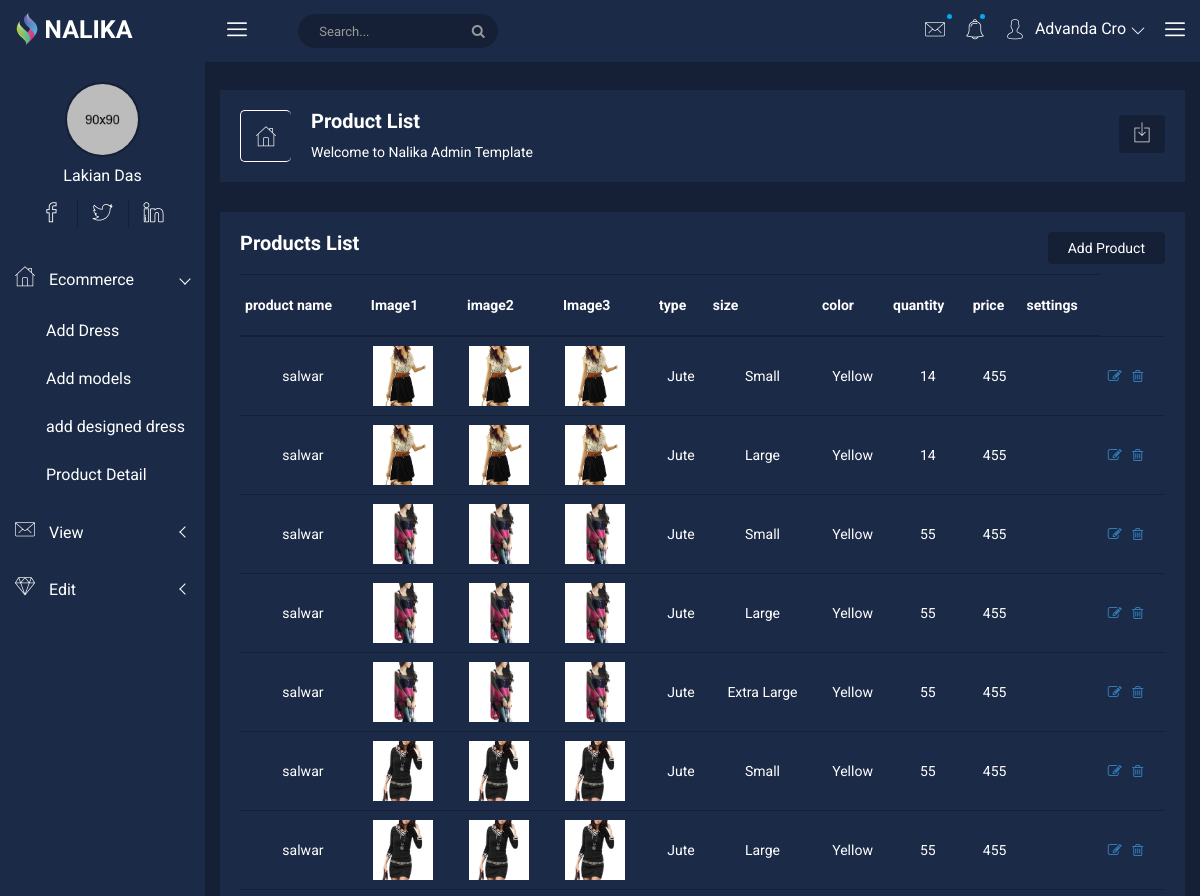
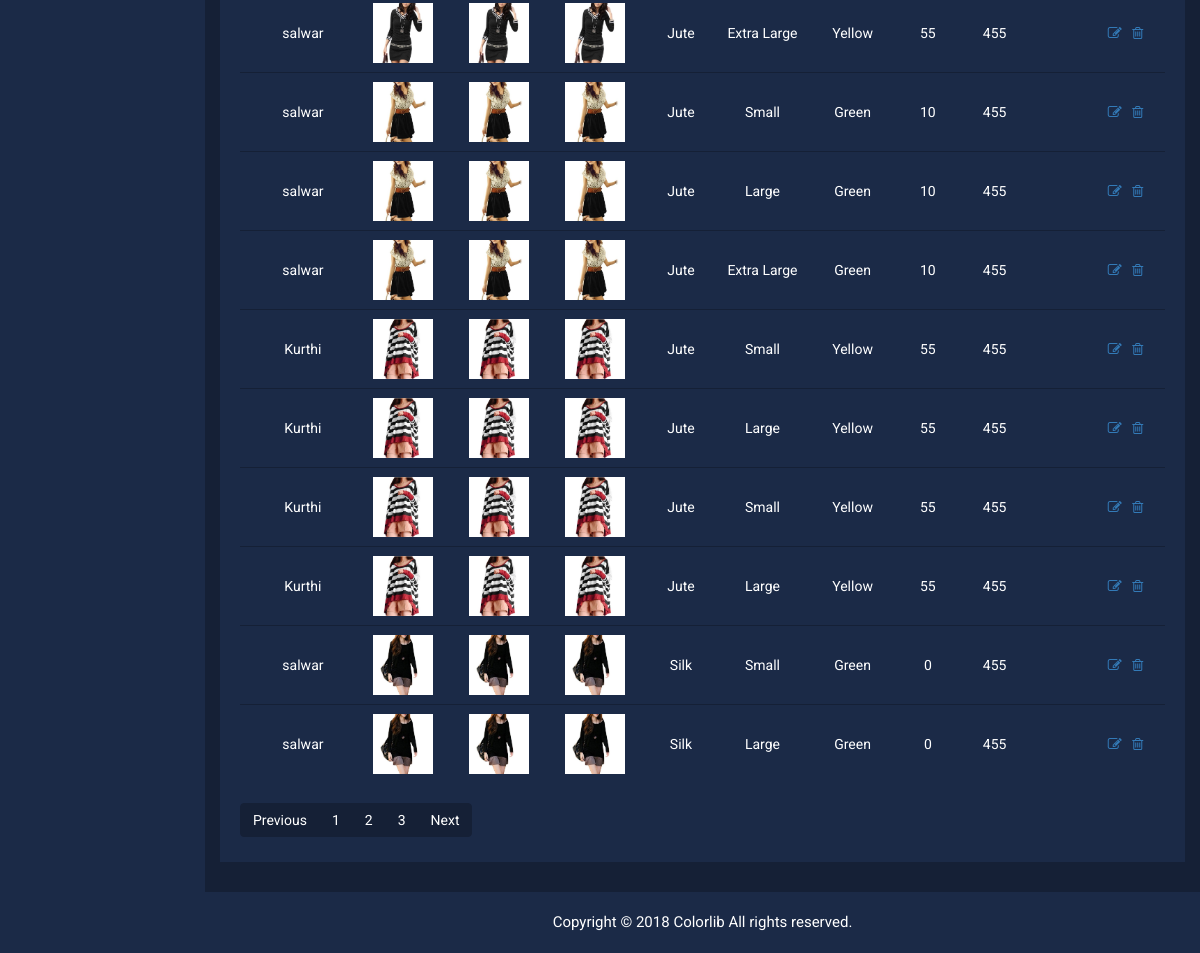
/designer/productlist.php (signed in), run on the app's committed database (2 pictures, top to bottom).
### tables this page shows
CREATE TABLE `addsize` (
  `ads_id` int(11) NOT NULL,
  `read_id` int(11) NOT NULL,
  `size_id` int(11) NOT NULL
);

CREATE TABLE `designed` (
  `read_id` int(11) NOT NULL,
  `type_id` int(11) NOT NULL,
  `did` int(11) NOT NULL,
  `im_id` int(11) NOT NULL,
  `color_id` int(11) NOT NULL,
  `m_name` varchar(50) NOT NULL,
  `quantity` varchar(50) NOT NULL,
  `price` varchar(20) NOT NULL,
  `status` int(11) NOT NULL
);

CREATE TABLE `image` (
  `im_id` int(11) NOT NULL,
  `image1` varchar(500) NOT NULL,
  `image2` varchar(500) NOT NULL,
  `image3` varchar(500) NOT NULL,
  `status` int(11) NOT NULL
);

CREATE TABLE `type` (
  `type_id` int(11) NOT NULL,
  `type` varchar(20) NOT NULL
);

CREATE TABLE `size` (
  `size_id` int(11) NOT NULL,
  `size` varchar(20) NOT NULL
);

CREATE TABLE `color` (
  `color_id` int(11) NOT NULL,
  `color` varchar(20) NOT NULL
);

### designer/productlist.php (the view, shortened to what this page needs)
<?php
require 'connect.php';
 $did=$_SESSION['log_id'];
 $qry5="SELECT de.read_id,de.m_name,de.quantity,de.price,i.image1,i.image2,i.image3,ad.ads_id,s.size_id,s.size,c.color,t.type FROM addsize as ad ,size as s,color as c,type as t,image as i,designed as de where  de.color_id=c.color_id and de.type_id=t.type_id and de.im_id=i.im_id and de.read_id=ad.read_id and ad.size_id=s.size_id and de.did=$did";
		 $ab4 = mysqli_query($conn, $qry5);
?>
<!doctype html>
<html class="no-js" lang="en">
<head>
    <link rel="stylesheet" href="css/bootstrap.min.css">
    <link rel="stylesheet" href="css/font-awesome.min.css">
    <link rel="stylesheet" href="css/nalika-icon.css">
    <link rel="stylesheet" href="css/owl.carousel.css">
    <link rel="stylesheet" href="css/owl.theme.css">
    <link rel="stylesheet" href="css/owl.transitions.css">
    <link rel="stylesheet" href="css/animate.css">
    <link rel="stylesheet" href="css/normalize.css">
    <link rel="stylesheet" href="css/meanmenu.min.css">
    <link rel="stylesheet" href="css/main.css">
    <link rel="stylesheet" href="css/morrisjs/morris.css">
    <link rel="stylesheet" href="css/scrollbar/jquery.mCustomScrollbar.min.css">
    <link rel="stylesheet" href="css/metisMenu/metisMenu.min.css">
    <link rel="stylesheet" href="css/metisMenu/metisMenu-vertical.css">
    <link rel="stylesheet" href="css/calendar/fullcalendar.min.css">
    <link rel="stylesheet" href="css/calendar/fullcalendar.print.min.css">
    <link rel="stylesheet" href="style.css">
    <link rel="stylesheet" href="css/responsive.css">
</head>
<body >
    <div class="left-sidebar-pro">
        <nav id="sidebar" class="">
            <div class="sidebar-header">
                <a href="index.php"><img class="main-logo" src="img/logo/logo.png" alt="" /></a>
            </div>
			<div class="nalika-profile">
				<div class="profile-dtl">
					<a href="#"><img src="img/notification/4.jpg" alt="" /></a>
					<h2>Lakian <span class="min-dtn">Das</span></h2>
				</div>
				<div class="profile-social-dtl">
					<ul class="dtl-social">
						<li><a href="#"><i class="icon nalika-facebook"></i></a></li>
						<li><a href="#"><i class="icon nalika-twitter"></i></a></li>
						<li><a href="#"><i class="icon nalika-linkedin"></i></a></li>
					</ul>
				</div>
			</div>
            <div class="left-custom-menu-adp-wrap comment-scrollbar">
                <nav class="sidebar-nav left-sidebar-menu-pro">
                    <ul class="metismenu" id="menu1">
                        <li class="active">
                            <a class="has-arrow" href="index.html">
								   <i class="icon nalika-home icon-wrap"></i>
								   <span class="mini-click-non">Ecommerce</span>
								</a>
                <ul class="submenu-angle" aria-expanded="true">
                    <li><a title="index.php" href="addd.php"><span class="mini-sub-pro">Add Dress</span></a></li>
                    <li><a title="Product List" href="models.php"><span class="mini-sub-pro">Add models</span></a></li>
                    <li><a title="Product Edit" href="addd.php"><span class="mini-sub-pro">add designed dress</span></a></li>
                    <li><a title="Product Detail" href="product-detail.html"><span class="mini-sub-pro">Product Detail</span></a></li>
                </ul>
            </li>
            <li>
                 <a class="has-arrow" href="index.php" aria-expanded="false"><i class="icon nalika-mail icon-wrap"></i> <span class="mini-click-non">View</span></a>
            </li>
            <li>
                <a class="has-arrow" href="index.php" aria-expanded="false"><i class="icon nalika-diamond icon-wrap"></i> <span class="mini-click-non">Edit</span></a>
                </nav>
            </div>
        </nav>
    </div>
    <div class="all-content-wrapper">
        <div class="container-fluid">
            <div class="row">
                <div class="col-lg-12 col-md-12 col-sm-12 col-xs-12">
                    <div class="logo-pro">
                        <a href="index.html"><img class="main-logo" src="img/logo/logo.png" alt="" /></a>
                    </div>
                </div>
            </div>
        </div>
        <div class="header-advance-area">
            <div class="header-top-area">
                <div class="container-fluid">
                    <div class="row">
                        <div class="col-lg-12 col-md-12 col-sm-12 col-xs-12">
                            <div class="header-top-wraper">
                                <div class="row">
                                    <div class="col-lg-1 col-md-0 col-sm-1 col-xs-12">
                                        <div class="menu-switcher-pro">
                                            <button type="button" id="sidebarCollapse" class="btn bar-button-pro header-drl-controller-btn btn-info navbar-btn">
													<i class="icon nalika-menu-task"></i>
												</button>
                                        </div>
                                    </div>
                                    <div class="col-lg-6 col-md-7 col-sm-6 col-xs-12">
                                        <div class="header-top-menu tabl-d-n">
                                            <div class="breadcome-heading">
												<form role="search" class="">
													<input type="text" placeholder="Search..." class="form-control">
													<a href=""><i class="fa fa-search"></i></a>
												</form>
											</div>
                                        </div>
                                    </div>
                                    <div class="col-lg-5 col-md-5 col-sm-12 col-xs-12">
                                        <div class="header-right-info">
                                            <ul class="nav navbar-nav mai-top-nav header-right-menu">
                                                <li class="nav-item dropdown">
                                                    <a href="#" data-toggle="dropdown" role="button" aria-expanded="false" class="nav-link dropdown-toggle"><i class="icon nalika-mail nalika-chat-pro" aria-hidden="true"></i><span class="indicator-ms"></span></a>
                                                </li>
                                                <li class="nav-item"><a href="#" data-toggle="dropdown" role="button" aria-expanded="false" class="nav-link dropdown-toggle"><i class="icon nalika-alarm" aria-hidden="true"></i><span class="indicator-nt"></span></a>
                                                </li>
                                                <li class="nav-item">
                                                    <a href="#" data-toggle="dropdown" role="button" aria-expanded="false" class="nav-link dropdown-toggle">
															<i class="icon nalika-user nalika-user-rounded header-riht-inf" aria-hidden="true"></i>
															<span class="admin-name">Advanda Cro</span>
															<i class="icon nalika-down-arrow nalika-angle-dw nalika-icon"></i>
														</a>
                                                </li>
                                                <li class="nav-item nav-setting-open"><a href="#" data-toggle="dropdown" role="button" aria-expanded="false" class="nav-link dropdown-toggle"><i class="icon nalika-menu-task"></i></a>
                                                </li>
                                            </ul>
                                        </div>
                                    </div>
                                </div>
                            </div>
                        </div>
                    </div>
                </div>
            </div>
            <div class="breadcome-area">
                <div class="container-fluid">
                    <div class="row">
                        <div class="col-lg-12 col-md-12 col-sm-12 col-xs-12">
							<div class="breadcome-list">
                                <div class="row">
                                    <div class="col-lg-6 col-md-6 col-sm-6 col-xs-6">
                                        <div class="breadcomb-wp">
											<div class="breadcomb-icon">
												<i class="icon nalika-home"></i>
											</div>
											<div class="breadcomb-ctn">
												<h2>Product List</h2>
												<p>Welcome to Nalika <span class="bread-ntd">Admin Template</span></p>
											</div>
										</div>
                                    </div>
                                    <div class="col-lg-6 col-md-6 col-sm-6 col-xs-6">
                                        <div class="breadcomb-report">
											<button data-toggle="tooltip" data-placement="left" title="Download Report" class="btn"><i class="icon nalika-download"></i></button>
										</div>
                                    </div>
                                </div>
                            </div>
                        </div>
                    </div>
                </div>
            </div>
        </div>
        <div class="product-status mg-b-30">
            <div class="container-fluid">
                <div class="row">
                    <div class="col-lg-12 col-md-12 col-sm-12 col-xs-12">
                        <div class="product-status-wrap">
                            <h4>Products List</h4>
                            <div class="add-product">
                                <a href="addd.php">Add Product</a>
                            </div>
                            <table>
                                <tr>
                                    <th>product name</th>
                                    <th>Image1</th>
                                    <th>image2</th>
                                    <th>Image3</th>
                                    <th>type</th>
                                    <th>size</th>
                                    <th>color</th>
                                    <th>quantity</th>
                                    <th>price</th>
                                      <th>settings</th>
                                </tr>
                                <tr>
                                  <?php
        while ($rest1=mysqli_fetch_array($ab4))
	 {
          ?>
 <form action="#" method="post">
      <tr>
          <td><center><?php echo $rest1['m_name'];?></center></td>
 <td><img src="/designershop/designer/images/uploads/<?php echo $rest1['image1'];?>" width="70" height="70"/></td>
 <td><img src="/designershop/designer/images/uploads/<?php echo $rest1['image2'];?>" width="70" height="70"/></td>
 <td><img src="/designershop/designer/images/uploads/<?php echo $rest1['image3'];?>" width="70" height="70" /></td>
<td><center><?php echo $rest1['type'];?></center></td>
         <td><center><?php echo $rest1['size'];?></center></td>
         <td><center><?php echo $rest1['color'];?></center></td>
        <td><center><?php echo $rest1['quantity'];?></center></td>
         <td><center><?php echo $rest1['price'];?></center></td>
 <td><input  type="text" hidden="hidden" name="read_id" value="<?php echo $rest1['read_id'];?>"></td>
 <td>
            <a href="materialedit.php?id=<?php echo $rest1["read_id"];?>" data-toggle="tooltip" title="Edit" class="pd-setting-ed"><i class="fa fa-pencil-square-o" aria-hidden="true"></i></a>&nbsp;&nbsp;
            <a href="deleteproduct.php?uid=<?php echo $rest1["productid"];?>" class="del_btn" data-toggle="tooltip" title="Trash" class="pd-setting-ed"><i class="fa fa-trash-o" aria-hidden="true"></i></a>                                </td>
      </tr>
 <?php
}
                                                 ?>
                            </table>
                            <div class="custom-pagination">
								<ul class="pagination">
									<li class="page-item"><a class="page-link" href="#">Previous</a></li>
									<li class="page-item"><a class="page-link" href="#">1</a></li>
									<li class="page-item"><a class="page-link" href="#">2</a></li>
									<li class="page-item"><a class="page-link" href="#">3</a></li>
									<li class="page-item"><a class="page-link" href="#">Next</a></li>
								</ul>
                            </div>
                        </div>
                    </div>
                </div>
            </div>
        </div>
        <div class="footer-copyright-area">
            <div class="container-fluid">
                <div class="row">
                    <div class="col-lg-12">
                        <div class="footer-copy-right">
                            <p>Copyright © 2018 <a href="https://colorlib.com/wp/templates/">Colorlib</a> All rights reserved.</p>
                        </div>
                    </div>
                </div>
            </div>
        </div>
    </div>
</body>
</html>

### designer/css/main.css (style rules this page uses)
html { color: #222; font-size: 1em; line-height: 1.4; }
audio, canvas, iframe, img, svg, video { vertical-align: middle; }

### designer/css/metisMenu/metisMenu-vertical.css (style rules this page uses)
.sidebar-nav { background: #fff; }
.sidebar-nav ul { padding: 0; margin: 0; list-style: none; background: #1b2a47; }
.sidebar-nav .metismenu { background: #1b2a47; display: -webkit-box; display: -ms-flexbox; display: flex; -webkit-box-orient: vertical; -webkit-box-direction: normal; -ms-flex-direction: column; flex-direction: column; }
.sidebar-nav .metismenu li + li { margin-top: 5px; }
.sidebar-nav .metismenu li:first-child { margin-top: 5px; }
.sidebar-nav .metismenu li:last-child { margin-bottom: 5px; }
.sidebar-nav .metismenu > li { display: -webkit-box; display: -ms-flexbox; display: flex; -webkit-box-orient: vertical; -webkit-box-direction: normal; -ms-flex-direction: column; flex-direction: column; position: relative; }
.sidebar-nav .metismenu a { position: relative; display: block; padding: 13px 15px; color: #fff; outline-width: 0; transition: all .3s ease-out; font-size:16px; }
.sidebar-nav .metismenu ul a { padding: 10px 15px 10px 46px; }
.sidebar-nav .metismenu li .icon-wrap { margin-right:10px; font-size:20px; }

### data on the page
addsize: read.m_name "salwar", image.image1 (picture), image.image2 (picture), image.image3 (picture), type.type "Jute", size.size "Small", color.color "Yellow", read.quantity "14", read.price "455"
addsize: read.m_name "salwar", image.image1 (picture), image.image2 (picture), image.image3 (picture), type.type "Jute", size.size "Large", color.color "Yellow", read.quantity "14", read.price "455"
addsize: read.m_name "salwar", image.image1 (picture), image.image2 (picture), image.image3 (picture), type.type "Jute", size.size "Small", color.color "Yellow", read.quantity "55", read.price "455"
addsize: read.m_name "salwar", image.image1 (picture), image.image2 (picture), image.image3 (picture), type.type "Jute", size.size "Large", color.color "Yellow", read.quantity "55", read.price "455"
addsize: read.m_name "salwar", image.image1 (picture), image.image2 (picture), image.image3 (picture), type.type "Jute", size.size "Extra Large", color.color "Yellow", read.quantity "55", read.price "455"
addsize: read.m_name "salwar", image.image1 (picture), image.image2 (picture), image.image3 (picture), type.type "Jute", size.size "Small", color.color "Yellow", read.quantity "55", read.price "455"
addsize: read.m_name "salwar", image.image1 (picture), image.image2 (picture), image.image3 (picture), type.type "Jute", size.size "Large", color.color "Yellow", read.quantity "55", read.price "455"
addsize: read.m_name "salwar", image.image1 (picture), image.image2 (picture), image.image3 (picture), type.type "Jute", size.size "Extra Large", color.color "Yellow", read.quantity "55", read.price "455"
addsize: read.m_name "salwar", image.image1 (picture), image.image2 (picture), image.image3 (picture), type.type "Jute", size.size "Small", color.color "Green", read.quantity "10", read.price "455"
addsize: read.m_name "salwar", image.image1 (picture), image.image2 (picture), image.image3 (picture), type.type "Jute", size.size "Large", color.color "Green", read.quantity "10", read.price "455"
addsize: read.m_name "salwar", image.image1 (picture), image.image2 (picture), image.image3 (picture), type.type "Jute", size.size "Extra Large", color.color "Green", read.quantity "10", read.price "455"
addsize: read.m_name "Kurthi", image.image1 (picture), image.image2 (picture), image.image3 (picture), type.type "Jute", size.size "Small", color.color "Yellow", read.quantity "55", read.price "455"
addsize: read.m_name "Kurthi", image.image1 (picture), image.image2 (picture), image.image3 (picture), type.type "Jute", size.size "Large", color.color "Yellow", read.quantity "55", read.price "455"
addsize: read.m_name "Kurthi", image.image1 (picture), image.image2 (picture), image.image3 (picture), type.type "Jute", size.size "Small", color.color "Yellow", read.quantity "55", read.price "455"
addsize: read.m_name "Kurthi", image.image1 (picture), image.image2 (picture), image.image3 (picture), type.type "Jute", size.size "Large", color.color "Yellow", read.quantity "55", read.price "455"
addsize: read.m_name "salwar", image.image1 (picture), image.image2 (picture), image.image3 (picture), type.type "Silk", size.size "Small", color.color "Green", read.quantity "0", read.price "455"
addsize: read.m_name "salwar", image.image1 (picture), image.image2 (picture), image.image3 (picture), type.type "Silk", size.size "Large", color.color "Green", read.quantity "0", read.price "455"
